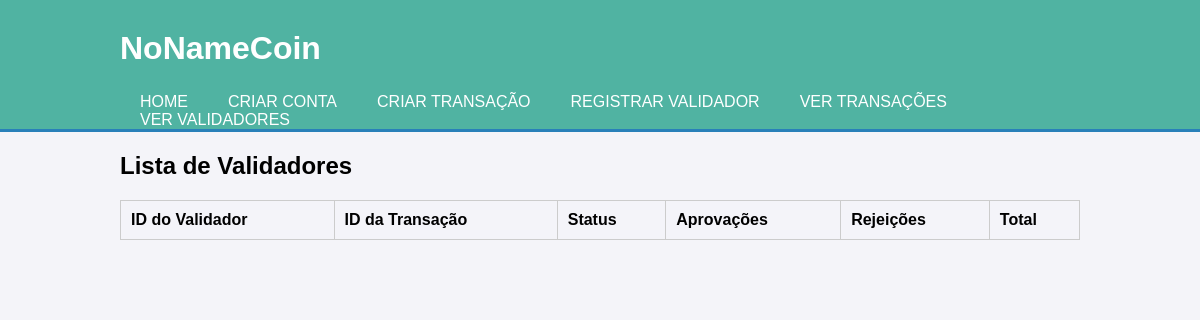
Before: /view_validators with the older database file.
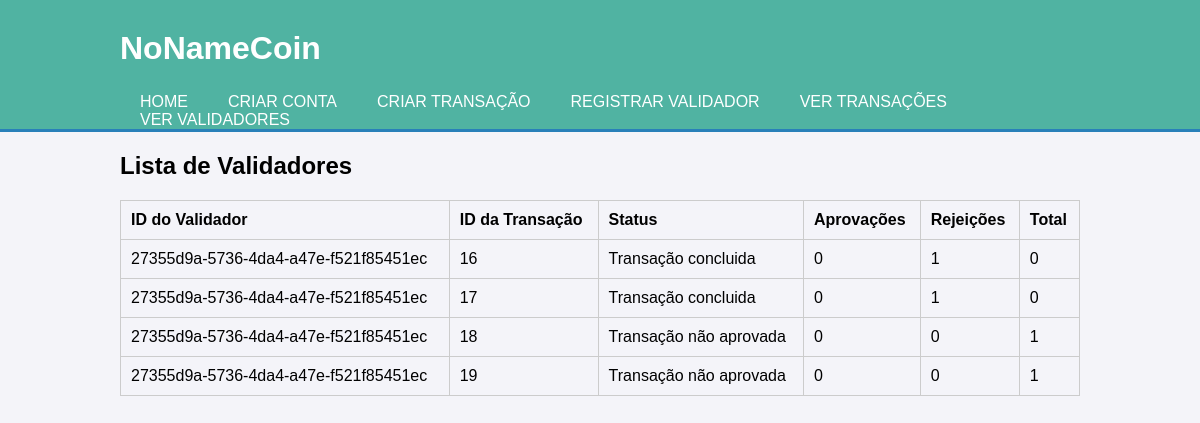
After: the same page with the newer database file.
### tables this page shows
CREATE TABLE validator_history (
                      validator_id TEXT NOT NULL,
                      transaction_id INTEGER NOT NULL,
                      validation_status INTEGER,
                      penalty INTEGER DEFAULT 0, approvals INTEGER, rejections INTEGER, total INTEGER DEFAULT 1,
                      FOREIGN KEY (validator_id) REFERENCES validators (validator_id),
                      FOREIGN KEY (transaction_id) REFERENCES transactions (transaction_id));

### app.py (the view)
@app.route('/view_validators')
def view_validators():
    try:
        conn = sqlite3.connect(db_name)
        cursor = conn.cursor()
        cursor.execute("SELECT * FROM validator_history")
        validators = cursor.fetchall()
        conn.close()
        return render_template('view_validators.html', validators=validators)
    except Exception as e:
        return jsonify({"status": "error", "message": str(e)}), 500

### templates/view_validators.html (shortened to what this page needs)
<!DOCTYPE html>
<html lang="en">
<head>
    <link rel="stylesheet" type="text/css" href="{{ url_for('static', filename='style.css') }}">
</head>
<body>
    <header>
        <div class="container">
            <div id="branding">
                <h1>NoNameCoin</h1>
            </div>
            <nav>
                <ul>
                    <li><a href="/">Home</a></li>
                    <li><a href="/create_account">Criar Conta</a></li>
                    <li><a href="/create_trans">Criar Transação</a></li>
                    <li><a href="/register_validator">Registrar Validador</a></li>
                    <li><a href="/view_transactions">Ver Transações</a></li>
                    <li><a href="/view_validators">Ver Validadores</a></li>
                </ul>
            </nav>
        </div>
    </header>
    <div class="container">
        <h2>Lista de Validadores</h2>
        <table>
            <tr>
                <th>ID do Validador</th>
                <th>ID da Transação</th>
                <th>Status</th>
                <th>Aprovações</th>
                <th>Rejeições</th>
                <th>Total</th>
            </tr>
            {% for validator in validators %}
            <tr>
                <td>{{ validator[0] }}</td>
                <td>{{ validator[1] }}</td>
                <td>{{ 'Transação concluida' if validator[2] == 1 else 'Transação não aprovada' }}</td>
                <td>{{ validator[3] }}</td>
                <td>{{ validator[4] }}</td>
                <td>{{ validator[5] }}</td>
            </tr>
            {% endfor %}
        </table>
    </div>
</body>
</html>

Changed rows visible on the page:
added validator_history: validator "27355d9a-5736-4da4-a47e-f521f85451ec", transaction "16", validation_status "Transação concluida", penalty "0", approvals "1", rejections "0"
added validator_history: validator "27355d9a-5736-4da4-a47e-f521f85451ec", transaction "17", validation_status "Transação concluida", penalty "0", approvals "1", rejections "0"
added validator_history: validator "27355d9a-5736-4da4-a47e-f521f85451ec", transaction "18", validation_status "Transação não aprovada", penalty "0", approvals "0", rejections "1"
added validator_history: validator "27355d9a-5736-4da4-a47e-f521f85451ec", transaction "19", validation_status "Transação não aprovada", penalty "0", approvals "0", rejections "1"
